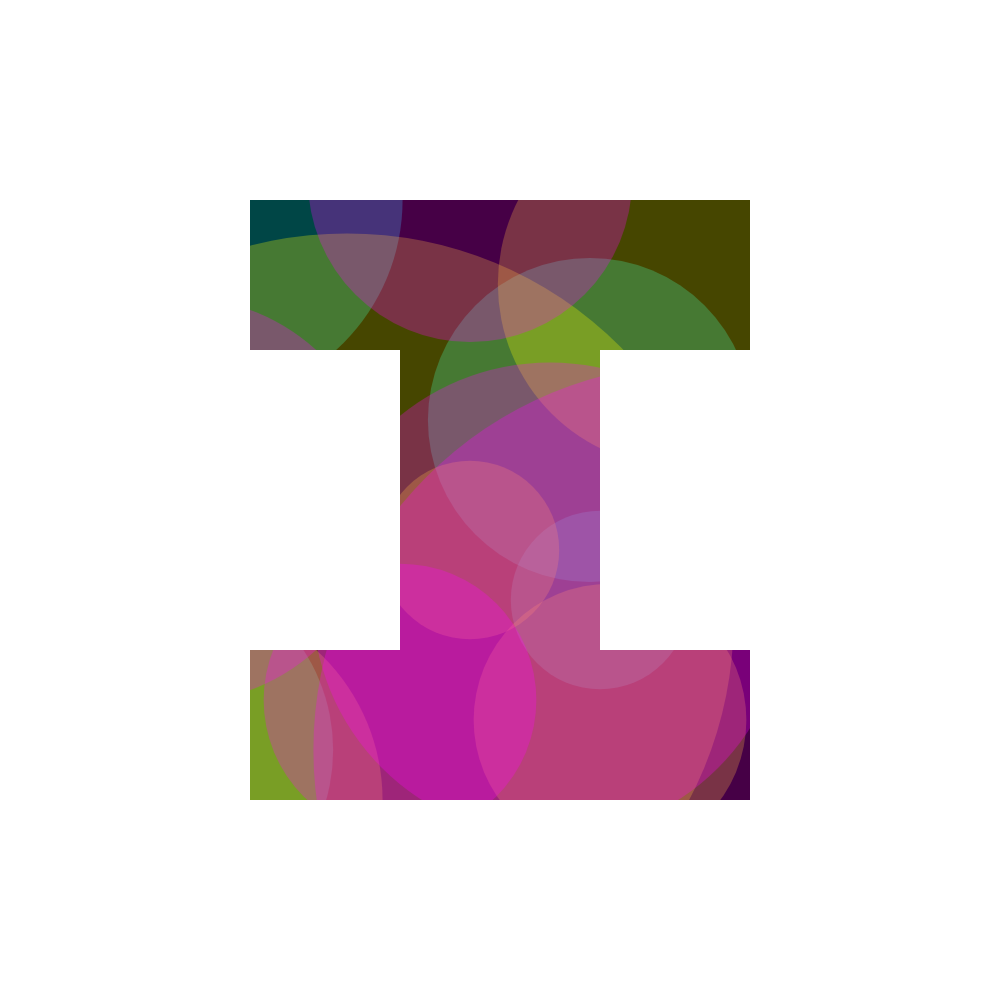
Frame 1 (no input)
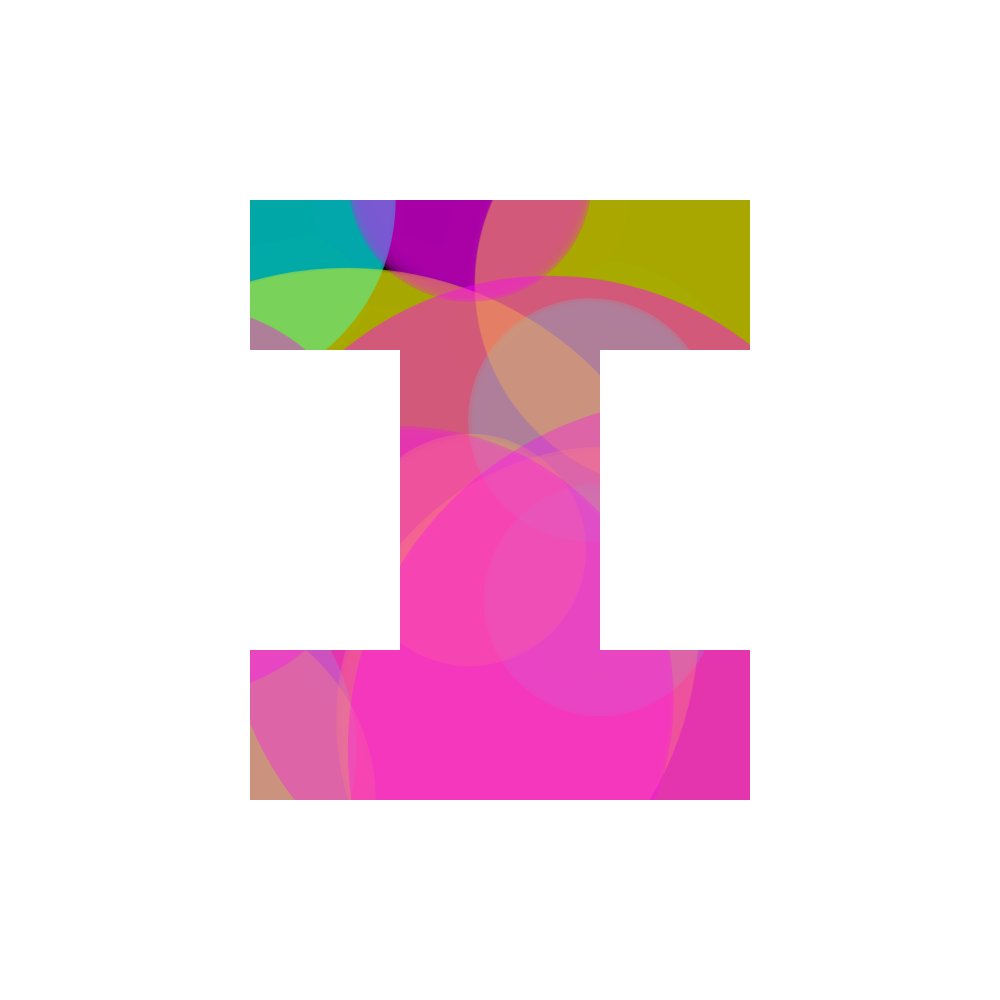
Frame 60 (no input)
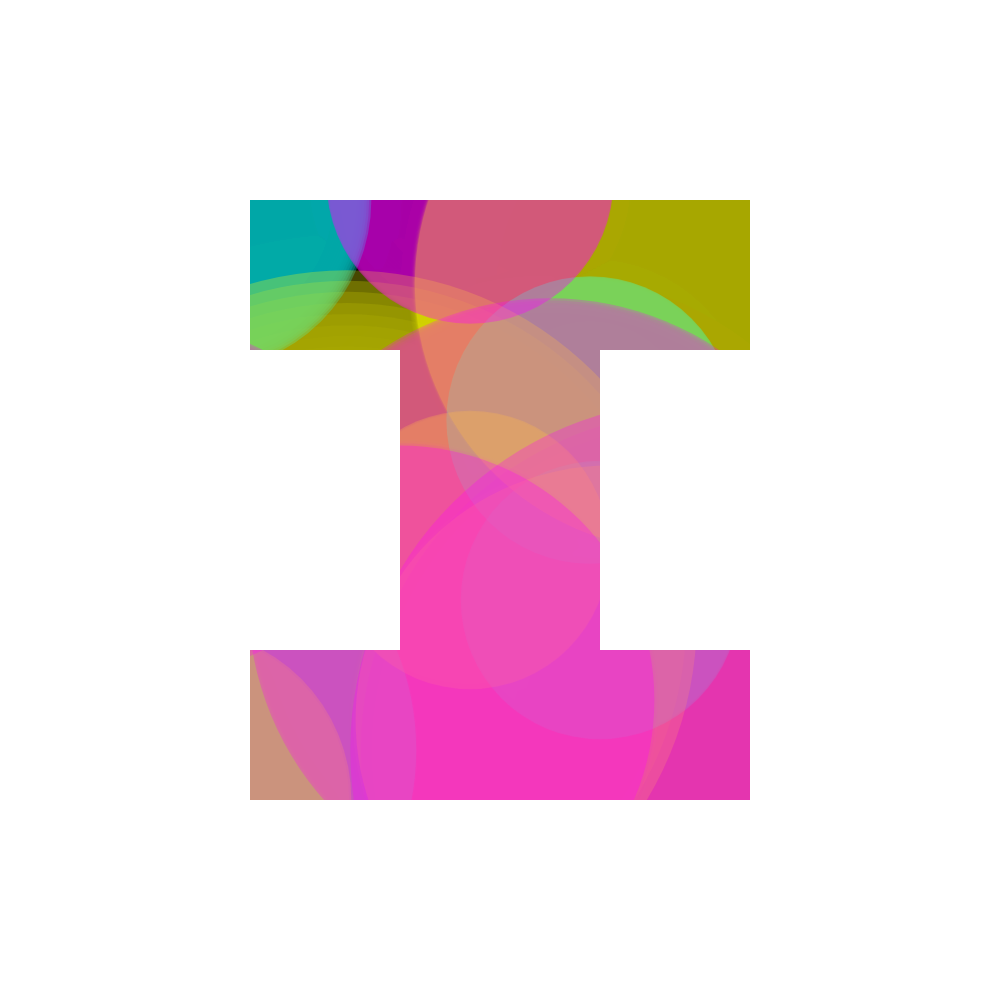
Frame 120 (the mouse pressed at the canvas centre since frame 60)

The p5.js sketch that drew these frames (run headless with seeded random() and noise() and a simulated clock; from frame 60 on, the mouse is pressed at the canvas centre):

// p5.js sketch
// ── sketch.js
let chonk = 0.0;

function setup(){
    createCanvas(1000, 1000);
    background(0);
}

function draw(){

    background (0, 0, 0, 50);

    push();

    chonk = chonk + 0.01;
    let m = noise(chonk+20) * (width*0.4);
    let n = noise(chonk+15) * (width*0.7);
    let o = noise(chonk+30) * (width*0.6);
    let p = noise(chonk+100) * (width*1.5);
    let q = noise(chonk+200) * (width*0.6);
    let r = noise(chonk+300) * (width*0.9);
    let s = noise(chonk+400) * (width*2);
    let t = noise(chonk+1000) * (width*0.8);

    fill(0, 255, 255, 70);
    noStroke();
    circle(600, 600, q);
    circle(200, 200, n);
    circle(300, 450, m);
    circle(150, 750, p);
    circle(590, 420, o);
    fill(255, 255, 0, 70);
    circle(681, 284, p);
    circle(470, 550, q);
    circle(610, 720, r);
    circle(347, 620, s);
    circle(180, 800, n);
    fill(255, 0, 255, 70);
    circle(470, 180, o);
    circle(180, 500, n);
    circle(550, 600, t);
    circle(400, 700, r);
    circle(700, 750, s);
    pop();

    push();
    fill (255);
    noStroke();
    rect(0, 0, 1000, 200);
    rect(0, 800, 1000, 200);
    rect(0, 0, 250, 1000);
    rect(750, 0, 250, 1000);
    rect(0, 350, 400, 300);
    rect(600, 350, 400, 300);
    pop();
}
